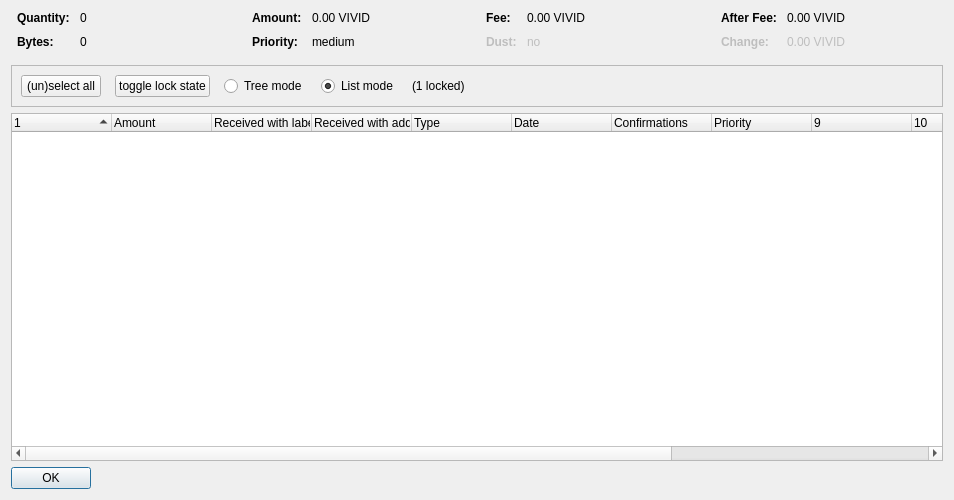
<?xml version="1.0" encoding="UTF-8"?>
<ui version="4.0">
 <class>CoinControlDialog</class>
 <widget class="QDialog" name="CoinControlDialog">
  <property name="geometry">
   <rect>
    <x>0</x>
    <y>0</y>
    <width>954</width>
    <height>500</height>
   </rect>
  </property>
  <property name="windowTitle">
   <string>Coin Selection</string>
  </property>
  <layout class="QVBoxLayout" name="verticalLayout">
   <item>
    <layout class="QHBoxLayout" name="horizontalLayoutTop" stretch="0,0,0,0">
     <property name="topMargin">
      <number>0</number>
     </property>
     <property name="bottomMargin">
      <number>10</number>
     </property>
     <item>
      <layout class="QFormLayout" name="formLayoutCoinControl1">
       <property name="horizontalSpacing">
        <number>10</number>
       </property>
       <property name="verticalSpacing">
        <number>10</number>
       </property>
       <property name="leftMargin">
        <number>6</number>
       </property>
       <property name="rightMargin">
        <number>6</number>
       </property>
       <item row="0" column="0">
        <widget class="QLabel" name="labelCoinControlQuantityText">
         <property name="font">
          <font>
           <weight>75</weight>
           <bold>true</bold>
          </font>
         </property>
         <property name="text">
          <string>Quantity:</string>
         </property>
        </widget>
       </item>
       <item row="0" column="1">
        <widget class="QLabel" name="labelCoinControlQuantity">
         <property name="cursor">
          <cursorShape>IBeamCursor</cursorShape>
         </property>
         <property name="contextMenuPolicy">
          <enum>Qt::ActionsContextMenu</enum>
         </property>
         <property name="text">
          <string notr="true">0</string>
         </property>
         <property name="textInteractionFlags">
          <set>Qt::LinksAccessibleByMouse|Qt::TextSelectableByKeyboard|Qt::TextSelectableByMouse</set>
         </property>
        </widget>
       </item>
       <item row="1" column="0">
        <widget class="QLabel" name="labelCoinControlBytesText">
         <property name="font">
          <font>
           <weight>75</weight>
           <bold>true</bold>
          </font>
         </property>
         <property name="text">
          <string>Bytes:</string>
         </property>
        </widget>
       </item>
       <item row="1" column="1">
        <widget class="QLabel" name="labelCoinControlBytes">
         <property name="cursor">
          <cursorShape>IBeamCursor</cursorShape>
         </property>
         <property name="contextMenuPolicy">
          <enum>Qt::ActionsContextMenu</enum>
         </property>
         <property name="text">
          <string notr="true">0</string>
         </property>
         <property name="textInteractionFlags">
          <set>Qt::LinksAccessibleByMouse|Qt::TextSelectableByKeyboard|Qt::TextSelectableByMouse</set>
         </property>
        </widget>
       </item>
      </layout>
     </item>
     <item>
      <layout class="QFormLayout" name="formLayoutCoinControl2">
       <property name="horizontalSpacing">
        <number>10</number>
       </property>
       <property name="verticalSpacing">
        <number>10</number>
       </property>
       <property name="leftMargin">
        <number>6</number>
       </property>
       <property name="rightMargin">
        <number>6</number>
       </property>
       <item row="0" column="0">
        <widget class="QLabel" name="labelCoinControlAmountText">
         <property name="font">
          <font>
           <weight>75</weight>
           <bold>true</bold>
          </font>
         </property>
         <property name="text">
          <string>Amount:</string>
         </property>
        </widget>
       </item>
       <item row="0" column="1">
        <widget class="QLabel" name="labelCoinControlAmount">
         <property name="cursor">
          <cursorShape>IBeamCursor</cursorShape>
         </property>
         <property name="contextMenuPolicy">
          <enum>Qt::ActionsContextMenu</enum>
         </property>
         <property name="text">
          <string notr="true">0.00 VIVID</string>
         </property>
         <property name="textInteractionFlags">
          <set>Qt::LinksAccessibleByMouse|Qt::TextSelectableByKeyboard|Qt::TextSelectableByMouse</set>
         </property>
        </widget>
       </item>
       <item row="1" column="0">
        <widget class="QLabel" name="labelCoinControlPriorityText">
         <property name="font">
          <font>
           <weight>75</weight>
           <bold>true</bold>
          </font>
         </property>
         <property name="text">
          <string>Priority:</string>
         </property>
        </widget>
       </item>
       <item row="1" column="1">
        <widget class="QLabel" name="labelCoinControlPriority">
         <property name="cursor">
          <cursorShape>IBeamCursor</cursorShape>
         </property>
         <property name="contextMenuPolicy">
          <enum>Qt::ActionsContextMenu</enum>
         </property>
         <property name="text">
          <string>medium</string>
         </property>
         <property name="textInteractionFlags">
          <set>Qt::LinksAccessibleByMouse|Qt::TextSelectableByKeyboard|Qt::TextSelectableByMouse</set>
         </property>
        </widget>
       </item>
      </layout>
     </item>
     <item>
      <layout class="QFormLayout" name="formLayoutCoinControl3">
       <property name="horizontalSpacing">
        <number>10</number>
       </property>
       <property name="verticalSpacing">
        <number>10</number>
       </property>
       <property name="leftMargin">
        <number>6</number>
       </property>
       <property name="rightMargin">
        <number>6</number>
       </property>
       <item row="0" column="0">
        <widget class="QLabel" name="labelCoinControlFeeText">
         <property name="font">
          <font>
           <weight>75</weight>
           <bold>true</bold>
          </font>
         </property>
         <property name="text">
          <string>Fee:</string>
         </property>
        </widget>
       </item>
       <item row="0" column="1">
        <widget class="QLabel" name="labelCoinControlFee">
         <property name="cursor">
          <cursorShape>IBeamCursor</cursorShape>
         </property>
         <property name="contextMenuPolicy">
          <enum>Qt::ActionsContextMenu</enum>
         </property>
         <property name="text">
          <string notr="true">0.00 VIVID</string>
         </property>
         <property name="textInteractionFlags">
          <set>Qt::LinksAccessibleByMouse|Qt::TextSelectableByKeyboard|Qt::TextSelectableByMouse</set>
         </property>
        </widget>
       </item>
       <item row="1" column="0">
        <widget class="QLabel" name="labelCoinControlLowOutputText">
         <property name="enabled">
          <bool>false</bool>
         </property>
         <property name="font">
          <font>
           <weight>75</weight>
           <bold>true</bold>
          </font>
         </property>
         <property name="text">
          <string>Dust:</string>
         </property>
        </widget>
       </item>
       <item row="1" column="1">
        <widget class="QLabel" name="labelCoinControlLowOutput">
         <property name="enabled">
          <bool>false</bool>
         </property>
         <property name="cursor">
          <cursorShape>IBeamCursor</cursorShape>
         </property>
         <property name="contextMenuPolicy">
          <enum>Qt::ActionsContextMenu</enum>
         </property>
         <property name="text">
          <string>no</string>
         </property>
         <property name="textInteractionFlags">
          <set>Qt::LinksAccessibleByMouse|Qt::TextSelectableByKeyboard|Qt::TextSelectableByMouse</set>
         </property>
        </widget>
       </item>
      </layout>
     </item>
     <item>
      <layout class="QFormLayout" name="formLayoutCoinControl4">
       <property name="horizontalSpacing">
        <number>10</number>
       </property>
       <property name="verticalSpacing">
        <number>10</number>
       </property>
       <property name="leftMargin">
        <number>6</number>
       </property>
       <property name="rightMargin">
        <number>6</number>
       </property>
       <item row="0" column="0">
        <widget class="QLabel" name="labelCoinControlAfterFeeText">
         <property name="font">
          <font>
           <weight>75</weight>
           <bold>true</bold>
          </font>
         </property>
         <property name="text">
          <string>After Fee:</string>
         </property>
        </widget>
       </item>
       <item row="0" column="1">
        <widget class="QLabel" name="labelCoinControlAfterFee">
         <property name="cursor">
          <cursorShape>IBeamCursor</cursorShape>
         </property>
         <property name="contextMenuPolicy">
          <enum>Qt::ActionsContextMenu</enum>
         </property>
         <property name="text">
          <string notr="true">0.00 VIVID</string>
         </property>
         <property name="textInteractionFlags">
          <set>Qt::LinksAccessibleByMouse|Qt::TextSelectableByKeyboard|Qt::TextSelectableByMouse</set>
         </property>
        </widget>
       </item>
       <item row="1" column="0">
        <widget class="QLabel" name="labelCoinControlChangeText">
         <property name="enabled">
          <bool>false</bool>
         </property>
         <property name="font">
          <font>
           <weight>75</weight>
           <bold>true</bold>
          </font>
         </property>
         <property name="text">
          <string>Change:</string>
         </property>
        </widget>
       </item>
       <item row="1" column="1">
        <widget class="QLabel" name="labelCoinControlChange">
         <property name="enabled">
          <bool>false</bool>
         </property>
         <property name="cursor">
          <cursorShape>IBeamCursor</cursorShape>
         </property>
         <property name="contextMenuPolicy">
          <enum>Qt::ActionsContextMenu</enum>
         </property>
         <property name="text">
          <string notr="true">0.00 VIVID</string>
         </property>
         <property name="textInteractionFlags">
          <set>Qt::LinksAccessibleByMouse|Qt::TextSelectableByKeyboard|Qt::TextSelectableByMouse</set>
         </property>
        </widget>
       </item>
      </layout>
     </item>
    </layout>
   </item>
   <item>
    <widget class="QFrame" name="frame">
     <property name="minimumSize">
      <size>
       <width>0</width>
       <height>40</height>
      </size>
     </property>
     <property name="frameShape">
      <enum>QFrame::StyledPanel</enum>
     </property>
     <property name="frameShadow">
      <enum>QFrame::Sunken</enum>
     </property>
     <layout class="QHBoxLayout" name="horizontalLayout">
      <item>
       <layout class="QHBoxLayout" name="horizontalLayoutPanel" stretch="0,0,0,0,0,0">
        <property name="spacing">
         <number>14</number>
        </property>
        <item>
         <widget class="QPushButton" name="pushButtonSelectAll">
          <property name="sizePolicy">
           <sizepolicy hsizetype="Maximum" vsizetype="Fixed">
            <horstretch>0</horstretch>
            <verstretch>0</verstretch>
           </sizepolicy>
          </property>
          <property name="text">
           <string>(un)select all</string>
          </property>
          <property name="autoDefault">
           <bool>false</bool>
          </property>
         </widget>
        </item>
        <item>
         <widget class="QPushButton" name="pushButtonToggleLock">
          <property name="sizePolicy">
           <sizepolicy hsizetype="Maximum" vsizetype="Fixed">
            <horstretch>0</horstretch>
            <verstretch>0</verstretch>
           </sizepolicy>
          </property>
          <property name="text">
           <string>toggle lock state</string>
          </property>
          <property name="autoDefault">
           <bool>false</bool>
          </property>
         </widget>
        </item>
        <item>
         <widget class="QRadioButton" name="radioTreeMode">
          <property name="sizePolicy">
           <sizepolicy hsizetype="Maximum" vsizetype="Fixed">
            <horstretch>0</horstretch>
            <verstretch>0</verstretch>
           </sizepolicy>
          </property>
          <property name="text">
           <string>Tree mode</string>
          </property>
         </widget>
        </item>
        <item>
         <widget class="QRadioButton" name="radioListMode">
          <property name="sizePolicy">
           <sizepolicy hsizetype="Maximum" vsizetype="Fixed">
            <horstretch>0</horstretch>
            <verstretch>0</verstretch>
           </sizepolicy>
          </property>
          <property name="text">
           <string>List mode</string>
          </property>
          <property name="checked">
           <bool>true</bool>
          </property>
         </widget>
        </item>
        <item>
         <widget class="QLabel" name="labelLocked">
          <property name="text">
           <string>(1 locked)</string>
          </property>
         </widget>
        </item>
        <item>
         <spacer name="horizontalSpacer">
          <property name="orientation">
           <enum>Qt::Horizontal</enum>
          </property>
          <property name="sizeHint" stdset="0">
           <size>
            <width>40</width>
            <height>20</height>
           </size>
          </property>
         </spacer>
        </item>
       </layout>
      </item>
     </layout>
    </widget>
   </item>
   <item>
    <widget class="CoinControlTreeWidget" name="treeWidget">
     <property name="contextMenuPolicy">
      <enum>Qt::CustomContextMenu</enum>
     </property>
     <property name="sortingEnabled">
      <bool>false</bool>
     </property>
     <property name="columnCount">
      <number>13</number>
     </property>
     <attribute name="headerShowSortIndicator" stdset="0">
      <bool>true</bool>
     </attribute>
     <attribute name="headerStretchLastSection">
      <bool>false</bool>
     </attribute>
     <column>
      <property name="text">
       <string/>
      </property>
     </column>
     <column>
      <property name="text">
       <string>Amount</string>
      </property>
     </column>
     <column>
      <property name="text">
       <string>Received with label</string>
      </property>
     </column>
     <column>
      <property name="text">
       <string>Received with address</string>
      </property>
     </column>
     <column>
      <property name="text">
	<string>Type</string>
      </property>
     </column>
     <column>
      <property name="text">	 
       <string>Date</string>
      </property>
     </column>
     <column>
      <property name="text">
       <string>Confirmations</string>
      </property>
      <property name="toolTip">
       <string>Confirmed</string>
      </property>
     </column>
     <column>
      <property name="text">
       <string>Priority</string>
      </property>
     </column>
     <column>
      <property name="text">
       <string/>
      </property>
     </column>
     <column>
      <property name="text">
       <string/>
      </property>
     </column>
     <column>
      <property name="text">
       <string/>
      </property>
     </column>
     <column>
      <property name="text">
       <string/>
      </property>
     </column>
     <column>
      <property name="text">
       <string/>
      </property>
     </column>
    </widget>
   </item>
   <item>
    <widget class="QDialogButtonBox" name="buttonBox">
     <property name="sizePolicy">
      <sizepolicy hsizetype="Maximum" vsizetype="Fixed">
       <horstretch>0</horstretch>
       <verstretch>0</verstretch>
      </sizepolicy>
     </property>
     <property name="orientation">
      <enum>Qt::Horizontal</enum>
     </property>
     <property name="standardButtons">
      <set>QDialogButtonBox::Ok</set>
     </property>
    </widget>
   </item>
  </layout>
 </widget>
 <customwidgets>
  <customwidget>
   <class>CoinControlTreeWidget</class>
   <extends>QTreeWidget</extends>
   <header>coincontroltreewidget.h</header>
  </customwidget>
 </customwidgets>
 <resources/>
 <connections/>
</ui>
